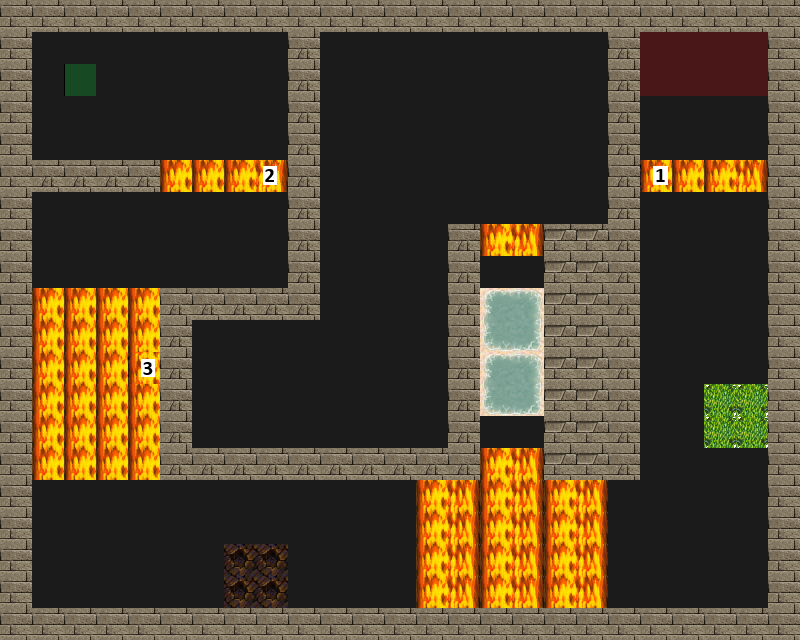

Below is a game level as drawn by its tile map, then a one-line description and the .tmx file that defines it, in full:
An orthogonal 25x20 tile map with 32x32 px tiles, 4 tile layers (Road, Trap, Wall, Utility), 4 tilesets.

<map version="1.0" orientation="orthogonal" renderorder="right-down" width="25" height="20" tilewidth="32" tileheight="32" nextobjectid="1">
 <tileset firstgid="1" source="tilesets/meta.tsx" />
 <tileset firstgid="3" source="tilesets/road.tsx" />
 <tileset firstgid="4" source="tilesets/traps.tsx" />
 <tileset firstgid="196" source="tilesets/wallsandroofs.tsx" />
 <layer name="Road" width="25" height="20">
  <data encoding="csv">
3,3,3,3,3,3,3,3,3,3,3,3,3,3,3,3,3,3,3,3,3,3,3,3,3,
3,3,3,3,3,3,3,3,3,3,3,3,3,3,3,3,3,3,3,3,3,3,3,3,3,
3,3,3,3,3,3,3,3,3,3,3,3,3,3,3,3,3,3,3,3,3,3,3,3,3,
3,3,3,3,3,3,3,3,3,3,3,3,3,3,3,3,3,3,3,3,3,3,3,3,3,
3,3,3,3,3,3,3,3,3,3,3,3,3,3,3,3,3,3,3,3,3,3,3,3,3,
3,3,3,3,3,3,3,3,3,3,3,3,3,3,3,3,3,3,3,3,3,3,3,3,3,
3,3,3,3,3,3,3,3,3,3,3,3,3,3,3,3,3,3,3,3,3,3,3,3,3,
3,3,3,3,3,3,3,3,3,3,3,3,3,3,3,3,3,3,3,3,3,3,3,3,3,
3,3,3,3,3,3,3,3,3,3,3,3,3,3,3,3,3,3,3,3,3,3,3,3,3,
3,3,3,3,3,3,3,3,3,3,3,3,3,3,3,3,3,3,3,3,3,3,3,3,3,
3,3,3,3,3,3,3,3,3,3,3,3,3,3,3,3,3,3,3,3,3,3,3,3,3,
3,3,3,3,3,3,3,3,3,3,3,3,3,3,3,3,3,3,3,3,3,3,3,3,3,
3,3,3,3,3,3,3,3,3,3,3,3,3,3,3,3,3,3,3,3,3,3,11,11,3,
3,3,3,3,3,3,3,3,3,3,3,3,3,3,3,3,3,3,3,3,3,3,11,11,3,
3,3,3,3,3,3,3,3,3,3,3,3,3,3,3,3,3,3,3,3,3,3,3,3,3,
3,3,3,3,3,3,3,3,3,3,3,3,3,3,3,3,3,3,3,3,3,3,3,3,3,
3,3,3,3,3,3,3,3,3,3,3,3,3,3,3,3,3,3,3,3,3,3,3,3,3,
3,3,3,3,3,3,3,148,148,3,3,3,3,3,3,3,3,3,3,3,3,3,3,3,3,
3,3,3,3,3,3,3,148,148,3,3,3,3,3,3,3,3,3,3,3,3,3,3,3,3,
3,3,3,3,3,3,3,3,3,3,3,3,3,3,3,3,3,3,3,3,3,3,3,3,3
</data>
 </layer>
 <layer name="Trap" width="25" height="20">
  <data encoding="csv">
0,0,0,0,0,0,0,0,0,0,0,0,0,0,0,0,0,0,0,0,0,0,0,0,0,
0,0,0,0,0,0,0,0,0,0,0,0,0,0,0,0,0,0,0,0,0,0,0,0,0,
0,0,0,0,0,0,0,0,0,0,0,0,0,0,0,0,0,0,0,0,0,0,0,0,0,
0,0,0,0,0,0,0,0,0,0,0,0,0,0,0,0,0,0,0,0,0,0,0,0,0,
0,0,0,0,0,0,0,0,0,0,0,0,0,0,0,0,0,0,0,0,0,0,0,0,0,
0,0,0,0,0,162,162,162,161,0,0,0,0,0,0,0,0,0,0,0,160,162,162,163,0,
0,0,0,0,0,0,0,0,0,0,0,0,0,0,0,0,0,0,0,0,0,0,0,0,0,
0,0,0,0,0,0,0,0,0,0,0,0,0,0,0,162,163,0,0,0,0,0,0,0,0,
0,0,0,0,0,0,0,0,0,0,0,0,0,0,0,0,0,0,0,0,0,0,0,0,0,
0,162,162,162,162,0,0,0,0,0,0,0,0,0,0,80,81,0,0,0,0,0,0,0,0,
0,162,162,162,162,0,0,0,0,0,0,0,0,0,0,96,97,0,0,0,0,0,0,0,0,
0,162,162,162,176,0,0,0,0,0,0,0,0,0,0,80,81,0,0,0,0,0,0,0,0,
0,162,162,162,162,0,0,0,0,0,0,0,0,0,0,96,97,0,0,0,0,0,0,0,0,
0,162,162,162,162,0,0,0,0,0,0,0,0,0,0,0,0,0,0,0,0,0,0,0,0,
0,162,162,162,162,0,0,0,0,0,0,0,0,0,0,162,163,0,0,0,0,0,0,0,0,
0,0,0,0,0,0,0,0,0,0,0,0,0,162,163,162,163,162,163,0,0,0,0,0,0,
0,0,0,0,0,0,0,0,0,0,0,0,0,162,163,162,163,162,163,0,0,0,0,0,0,
0,0,0,0,0,0,0,0,0,0,0,0,0,162,163,162,163,162,163,0,0,0,0,0,0,
0,0,0,0,0,0,0,0,0,0,0,0,0,162,163,162,163,162,163,0,0,0,0,0,0,
0,0,0,0,0,0,0,0,0,0,0,0,0,0,0,0,0,0,0,0,0,0,0,0,0
</data>
 </layer>
 <layer name="Wall" width="25" height="20">
  <data encoding="csv">
261,261,261,261,261,261,261,261,261,261,261,261,261,261,261,261,261,261,261,261,261,261,261,261,261,
261,0,0,0,0,0,0,0,0,309,0,0,0,0,0,0,0,0,0,309,0,0,0,0,261,
261,0,0,0,0,0,0,0,0,309,0,0,0,0,0,0,0,0,0,309,0,0,0,0,261,
261,0,0,0,0,0,0,0,0,309,0,0,0,0,0,0,0,0,0,309,0,0,0,0,261,
261,0,0,0,0,0,0,0,0,309,0,0,0,0,0,0,0,0,0,309,0,0,0,0,261,
261,309,309,309,309,0,0,0,0,309,0,0,0,0,0,0,0,0,0,309,0,0,0,0,261,
261,0,0,0,0,0,0,0,0,309,0,0,0,0,0,0,0,0,0,309,0,0,0,0,261,
261,0,0,0,0,0,0,0,0,309,0,0,0,0,309,0,0,248,248,309,0,0,0,0,261,
261,0,0,0,0,0,0,0,0,309,0,0,0,0,309,0,0,248,248,309,0,0,0,0,261,
261,0,0,0,0,309,309,309,309,309,0,0,0,0,309,0,0,248,248,309,0,0,0,0,261,
261,0,0,0,0,309,0,0,0,0,0,0,0,0,309,0,0,248,248,309,0,0,0,0,261,
261,0,0,0,0,309,0,0,0,0,0,0,0,0,309,0,0,248,248,309,0,0,0,0,261,
261,0,0,0,0,309,0,0,0,0,0,0,0,0,309,0,0,248,248,309,0,0,0,0,261,
261,0,0,0,0,309,0,0,0,0,0,0,0,0,309,0,0,248,248,309,0,0,0,0,261,
261,0,0,0,0,309,309,309,309,309,309,309,309,309,309,0,0,248,248,309,0,0,0,0,261,
261,0,0,0,0,0,0,0,0,0,0,0,0,0,0,0,0,0,0,0,0,0,0,0,261,
261,0,0,0,0,0,0,0,0,0,0,0,0,0,0,0,0,0,0,0,0,0,0,0,261,
261,0,0,0,0,0,0,0,0,0,0,0,0,0,0,0,0,0,0,0,0,0,0,0,261,
261,0,0,0,0,0,0,0,0,0,0,0,0,0,0,0,0,0,0,0,0,0,0,0,261,
261,261,261,261,261,261,261,261,261,261,261,261,261,261,261,261,261,261,261,261,261,261,261,261,261
</data>
 </layer>
 <layer name="Utility" width="25" height="20">
  <data encoding="csv">
0,0,0,0,0,0,0,0,0,0,0,0,0,0,0,0,0,0,0,0,0,0,0,0,0,
0,0,0,0,0,0,0,0,0,0,0,0,0,0,0,0,0,0,0,0,1,1,1,1,0,
0,0,2,0,0,0,0,0,0,0,0,0,0,0,0,0,0,0,0,0,1,1,1,1,0,
0,0,0,0,0,0,0,0,0,0,0,0,0,0,0,0,0,0,0,0,0,0,0,0,0,
0,0,0,0,0,0,0,0,0,0,0,0,0,0,0,0,0,0,0,0,0,0,0,0,0,
0,0,0,0,0,0,0,0,0,0,0,0,0,0,0,0,0,0,0,0,0,0,0,0,0,
0,0,0,0,0,0,0,0,0,0,0,0,0,0,0,0,0,0,0,0,0,0,0,0,0,
0,0,0,0,0,0,0,0,0,0,0,0,0,0,0,0,0,0,0,0,0,0,0,0,0,
0,0,0,0,0,0,0,0,0,0,0,0,0,0,0,0,0,0,0,0,0,0,0,0,0,
0,0,0,0,0,0,0,0,0,0,0,0,0,0,0,0,0,0,0,0,0,0,0,0,0,
0,0,0,0,0,0,0,0,0,0,0,0,0,0,0,0,0,0,0,0,0,0,0,0,0,
0,0,0,0,0,0,0,0,0,0,0,0,0,0,0,0,0,0,0,0,0,0,0,0,0,
0,0,0,0,0,0,0,0,0,0,0,0,0,0,0,0,0,0,0,0,0,0,0,0,0,
0,0,0,0,0,0,0,0,0,0,0,0,0,0,0,0,0,0,0,0,0,0,0,0,0,
0,0,0,0,0,0,0,0,0,0,0,0,0,0,0,0,0,0,0,0,0,0,0,0,0,
0,0,0,0,0,0,0,0,0,0,0,0,0,0,0,0,0,0,0,0,0,0,0,0,0,
0,0,0,0,0,0,0,0,0,0,0,0,0,0,0,0,0,0,0,0,0,0,0,0,0,
0,0,0,0,0,0,0,0,0,0,0,0,0,0,0,0,0,0,0,0,0,0,0,0,0,
0,0,0,0,0,0,0,0,0,0,0,0,0,0,0,0,0,0,0,0,0,0,0,0,0,
0,0,0,0,0,0,0,0,0,0,0,0,0,0,0,0,0,0,0,0,0,0,0,0,0
</data>
 </layer>
</map>
